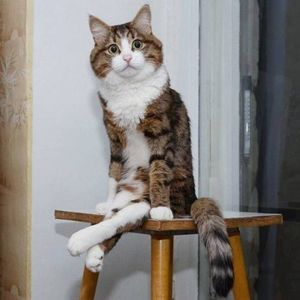
//> input picture #1/pussy.jpg, 300 x 300 px, given in place of the camera
$ ./main   (built with g++ and OpenCV 4)
//> lines starting //> are read from the running program, lines starting //| are printed output that depends on the picture; after the words box and inside, x2 and y2 are one past the last pixel; in counts of white or black regions, pixels touching at a corner belong together
#include <opencv2/opencv.hpp>
#include <vector>

using namespace cv;

const int max_value_H = 360;
const int max_value = 255;
const int max_E = 500;
static int low_H = 0, low_S = 0, low_V = 0, low_E = 0;
static int high_H = max_value_H, high_S = max_value, high_V = max_value,
           high_E = max_E;

static void on_low_H_thresh_trackbar(int, void *) {
  low_H = min(high_H - 1, low_H);
  setTrackbarPos("Low H", "settings", low_H);
}
static void on_high_H_thresh_trackbar(int, void *) {
  high_H = max(high_H, low_H + 1);
  setTrackbarPos("High H", "settings", high_H);
}
static void on_low_S_thresh_trackbar(int, void *) {
  low_S = min(high_S - 1, low_S);
  setTrackbarPos("Low S", "settings", low_S);
}
static void on_high_S_thresh_trackbar(int, void *) {
  high_S = max(high_S, low_S + 1);
  setTrackbarPos("High S", "settings", high_S);
}
static void on_low_V_thresh_trackbar(int, void *) {
  low_V = min(high_V - 1, low_V);
  setTrackbarPos("Low V", "settings", low_V);
}
static void on_high_V_thresh_trackbar(int, void *) {
  high_V = max(high_V, low_V + 1);
  setTrackbarPos("High V", "settings", high_V);
}
static void on_low_E_thresh_trackbar(int, void *) {
  low_E = min(high_E - 1, low_E);
  setTrackbarPos("Low E", "edges settings", low_E);
}
static void on_high_E_thresh_trackbar(int, void *) {
  high_E = max(high_E, low_E + 1);
  setTrackbarPos("High E", "edges settings", high_E);
}

int main() {
  VideoCapture cap(0);
  namedWindow("settings");
  namedWindow("edges settings");

  createTrackbar("Low H", "settings", &low_H, max_value_H,
                 on_low_H_thresh_trackbar);
  createTrackbar("High H", "settings", &high_H, max_value_H,
                 on_high_H_thresh_trackbar);
  createTrackbar("Low S", "settings", &low_S, max_value,
                 on_low_S_thresh_trackbar);
  createTrackbar("High S", "settings", &high_S, max_value,
                 on_high_S_thresh_trackbar);
  createTrackbar("Low V", "settings", &low_V, max_value,
                 on_low_V_thresh_trackbar);
  createTrackbar("High V", "settings", &high_V, max_value,
                 on_high_V_thresh_trackbar);

  createTrackbar("Low E", "edges settings", &low_E, max_E,
                 on_low_E_thresh_trackbar);
  createTrackbar("High E", "edges settings", &high_E, max_E,
                 on_high_E_thresh_trackbar);

  while (true) {
    Mat frame, bluredFrame, blueFrames, edges;
    cap >> frame;
//> frame is the input picture: 300 rows x 300 cols, CV_8UC3; mean B, G, R 127.2, 130.4, 134.5

    if (frame.empty()) break;
    imshow("this is you, smile! :)", frame);

    blur(frame, bluredFrame, Size(7, 7));
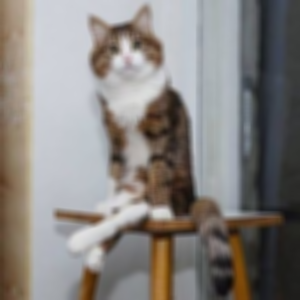
//> bluredFrame: 300 rows x 300 cols, CV_8UC3; mean B, G, R 127.2, 130.4, 134.5
    imshow("this is blurry you, smile! :)", bluredFrame);

    // Scalars for blue color: (52, 20, 0), (98, 86, 50)
    cvtColor(frame, blueFrames, COLOR_BGR2HSV);
//> blueFrames: 300 rows x 300 cols, CV_8UC3; mean H, S, V 69.9, 41.7, 139.9
    inRange(frame, Scalar(low_H, low_S, low_V), Scalar(high_H, high_S, high_V),
            blueFrames);
//> blueFrames: 300 rows x 300 cols, CV_8UC1; every value is 255
    imshow("blue objects", blueFrames);

    // edges : 85, 112
    cvtColor(frame, edges, COLOR_BGR2GRAY);
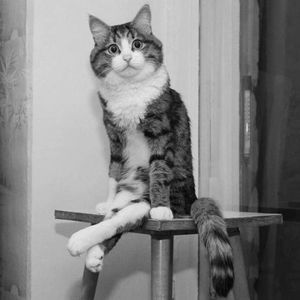
//> edges: 300 rows x 300 cols, CV_8UC1; min 3, max 248, mean 131.3
    Canny(frame, edges, low_E, high_E);
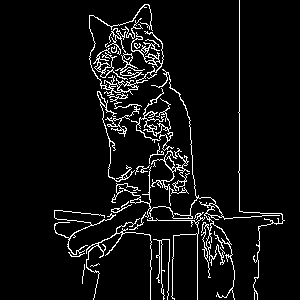
//> edges: 300 rows x 300 cols, CV_8UC1; 6.1% white in thin lines or dots, all inside (x1, y1, x2, y2) = (54, 0, 285, 300)
    imshow("edges", edges);

    if (waitKey(10) == 27) break;  // ESC
//> in on_low_E_thresh_trackbar, `low_E = min(high_E - 1, low_E);`: low_E = 0
//> in on_high_E_thresh_trackbar, `high_E = max(high_E, low_E + 1);`: high_E = 500
//> the Esc key is pressed
  }

  cap.release();
  return 0;
}
